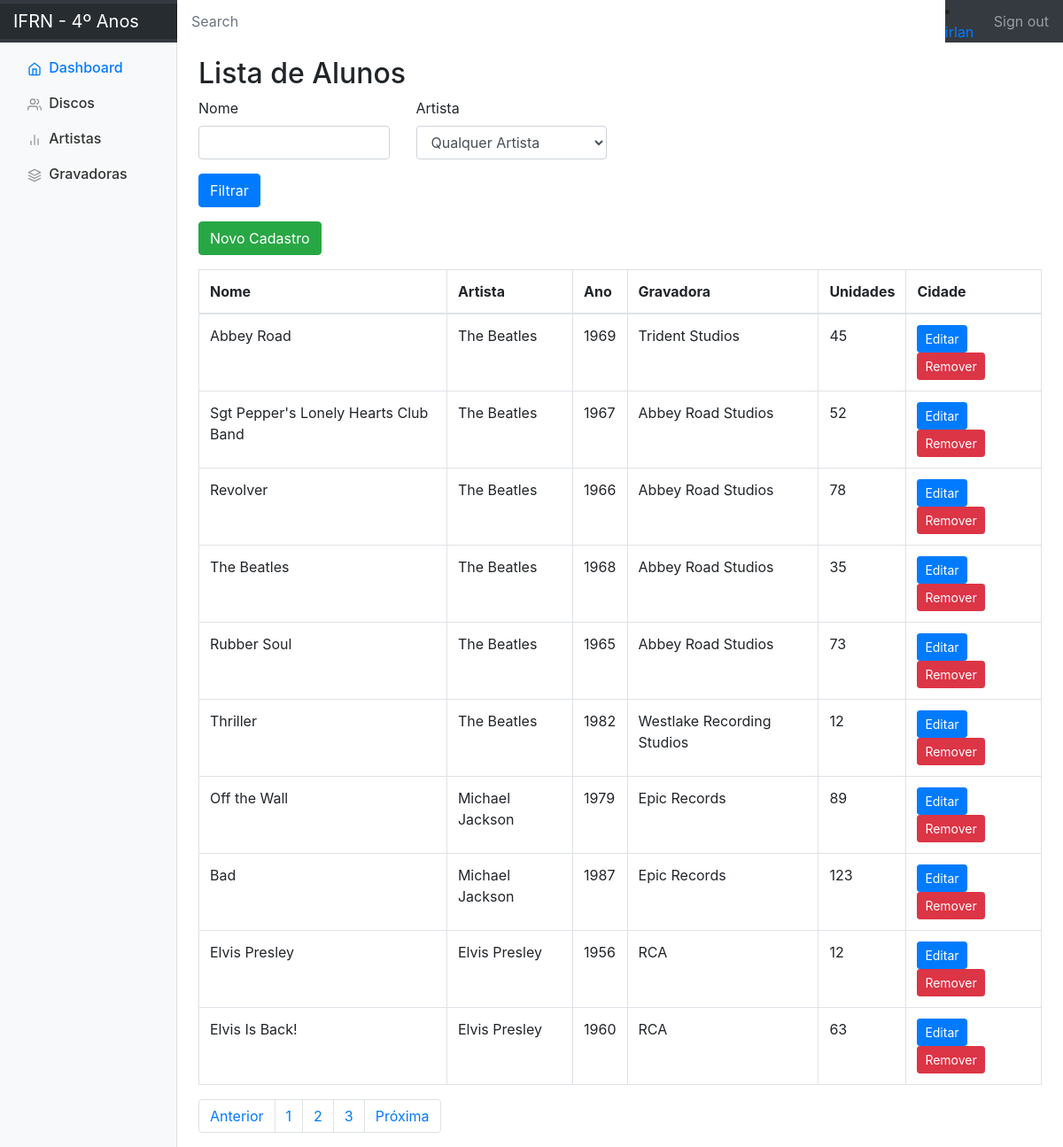
The app's page / (signed in) with its own data.
### apps/disco/models.py (models this page shows, shortened)
class Disco(models.Model):
    nome = models.CharField(max_length=150, verbose_name="Título do Disco")
    descricao = models.TextField(max_length=600, verbose_name="Descrição")
    ano = models.IntegerField()
    pais = models.CharField(max_length=150)
    genero = models.CharField(max_length=150, verbose_name="Gênero Musical")
    quantidade = models.IntegerField(verbose_name="Quantidade de Cópias")
    selo_fonografico = models.ForeignKey(Selo_Fonografico, on_delete=models.CASCADE, verbose_name="Gravadora")
    artistas = models.ManyToManyField(Artista)
    preco = models.DecimalField(max_digits=5, decimal_places=2, verbose_name="Preço")

class Artista(models.Model):
    nome = models.CharField(max_length=150)
    def __str__(self):
        return self.nome

class Selo_Fonografico(models.Model):
    nome = models.CharField(max_length=150)
    def __str__(self):
        return self.nome

### apps/disco/views.py (the view)
# urls.py: path("", views.index, name="index"),
@login_required(login_url="accounts/login")
def index(request):
    user = authenticate(request=request)
    artistas = Artista.objects.all()
    discos = Disco.objects.all()
    nome_disco = request.GET.get('nome')
    nome_artista = request.GET.get('artista')
    pagina = request.GET.get('pagina')
    if (nome_artista != None and nome_artista != ''):
        discos = discos.filter(artistas__nome__icontains=nome_artista)
    if (nome_disco != None and nome_disco != ''):
        discos = discos.filter(nome__icontains=nome_disco)
    paginator = Paginator(discos, 10)
    if (pagina != None and pagina != ''):
        page_obj = paginator.page(pagina)
        pagina_atual = pagina
    else:
        page_obj = paginator.page(1)
        pagina_atual = 1
    num_pages = paginator.num_pages
    lista_paginas = []
    for i in range(0, num_pages):
        lista_paginas.append(i + 1)
    context = {'discos': page_obj, 'artistas': artistas,
               'lista_paginas': lista_paginas, 'pagina_atual': pagina_atual,
               'has_next': page_obj.has_next(), 'proxima_pagina': int(pagina_atual) + 1,
               'pagina_anterior': int(pagina_atual) - 1, 'username': request.user.username}
    return render(request, "disco/discos.html", context)

### apps/disco/templates/disco/discos.html (shortened to what this page needs)
{% extends 'base.html' %}
{% block center %}
  <h2>Lista de Alunos</h2>
  <form method="GET">
    <div class="row">
      <div class="col-md-3">
        <div class="mb-3">
          <label for="" class="form-label">Nome</label>
          <input type="text" class="form-control" id="nome" name="nome" />
        </div>
      </div>
      <div class="col-md-3">
        <div class="mb-3">
          <label for="" class="form-label">Artista</label>
          <select class="form-control" id="artista" name="artista">
            <option value="">Qualquer Artista</option>
          </select>
        </div>
      </div>
    </div>
    <div>
      <button type="submit" class="btn btn-primary mb-3">Filtrar</button>
    </div>
  </form>
  <a href="{% url 'create_disco' %}" class="btn btn-success mb-3">Novo Cadastro</a>
  <table class="table table-bordered">
    <thead>
      <tr>
        <th>Nome</th>
        <th>Artista</th>
        <th>Ano</th>
        <th>Gravadora</th>
        <th>Unidades</th>
        <th>Cidade</th>
      </tr>
    </thead>
    <tbody>
      {% for obj in discos %}
        <tr>
          <td>{{ obj.nome }}</td>
          <td>
            {% for artista in obj.artistas.all %}
              {% if not forloop.last %}
                {{ artista }},
              {% else %}
                {{ artista }}
              {% endif %}
            {% endfor %}
          </td>
          <td>{{ obj.ano }}</td>
          <td>{{ obj.selo_fonografico }}</td>
          <td>{{ obj.quantidade }}</td>
          <td>
            <a href="{% url 'edit_disco' obj.pk %}" class="btn btn-primary btn-sm">Editar</a>
            <a href="{% url 'delete_disco' obj.pk %}" class="btn btn-danger btn-sm">Remover</a>
          </td>
        </tr>
      {% endfor %}
    </tbody>
  </table>
  <nav aria-label="Page navigation example">
    <ul class="pagination">
      {% if pagina_atual != '1' %}
        <li class="page-item">
          <a class="page-link" href="?pagina={{pagina_anterior}}">Anterior</a>
        </li>
      {% endif %}
      {% for pagina in lista_paginas %}
        <li class="page-item">
          <a class="page-link" href="#">{{pagina}}</a>
        </li>
      {% endfor %}
      {% if has_next %}
        <li class="page-item">
          <a class="page-link" href="?pagina={{proxima_pagina}}">Próxima</a>
        </li>
      {% endif %}
    </ul>
  </nav>
{% endblock %}

### templates/base.html (shortened to what this page needs)
{% load static %}
<!DOCTYPE html>
<html lang="en">
<head>
    <link href="{% static 'css/dashboard.css' %}" rel="stylesheet">
    <link rel="stylesheet" href="https://getbootstrap.com/docs/4.0/dist/css/bootstrap.min.css"
>
</head>
<body>
<nav class="navbar navbar-dark sticky-top bg-dark flex-md-nowrap p-0">
    <a class="navbar-brand col-sm-3 col-md-2 mr-0" href="#">IFRN - 4º Anos</a>
    <input class="form-control form-control-dark w-100" type="text" placeholder="Search" aria-label="Search">
    <li>
        <a href="#">{{username}}</a>
    </li>
    <ul class="navbar-nav px-3">
        <li class="nav-item text-nowrap">
            <a class="nav-link" href="/logout">Sign out</a>
        </li>
    </ul>
</nav>
<div class="container-fluid">
    <div class="row">
        <nav class="col-md-2 d-none d-md-block bg-light sidebar">
            <div class="sidebar-sticky">
                <ul class="nav flex-column">
                    <li class="nav-item">
                        <a class="nav-link active" href="{% url 'dashboard' %}">
                            Dashboard <span class="sr-only">(current)</span>
                        </a>
                    </li>
                    <li class="nav-item">
                        <a class="nav-link" href="{% url 'index' %}">
                            Discos
                        </a>
                    </li>
                    <li class="nav-item">
                        <a class="nav-link" href="#">
                            Artistas
                        </a>
                    </li>
                    <li class="nav-item">
                        <a class="nav-link" href="#">
                            Gravadoras
                        </a>
                    </li>
                </ul>
            </div>
        </nav>
        <main role="main" class="col-md-9 ml-sm-auto col-lg-10 pt-3 px-4">
            {% block center %}
            {% endblock %}
        </main>
    </div>
</div>
</body>
</html>

### static/css/dashboard.css (style rules this page uses)
body { font-size: .875rem; }
.feather { width: 16px; height: 16px; vertical-align: text-bottom; }
.sidebar { position: fixed; top: 0; bottom: 0; left: 0; z-index: 100; padding: 0; box-shadow: inset -1px 0 0 rgba(0, 0, 0, .1); }
.sidebar-sticky { position: -webkit-sticky; position: sticky; top: 48px; height: calc(100vh - 48px); padding-top: .5rem; overflow-x: hidden; overflow-y: auto; }
.sidebar .nav-link { font-weight: 500; color: #333; }
.sidebar .nav-link .feather { margin-right: 4px; color: #999; }
.sidebar .nav-link.active { color: #007bff; }
.sidebar .nav-link:hover .feather, .sidebar .nav-link.active .feather { color: inherit; }
.navbar-brand { padding-top: .75rem; padding-bottom: .75rem; font-size: 1rem; background-color: rgba(0, 0, 0, .25); box-shadow: inset -1px 0 0 rgba(0, 0, 0, .25); }
.navbar .form-control { padding: .75rem 1rem; border-width: 0; border-radius: 0; }
.form-control-dark { color: #fff; background-color: rgba(255, 255, 255, .1); border-color: rgba(255, 255, 255, .1); }

### records on screen
Disco: nome "Abbey Road", ano "1969", selo_fonografico "Trident Studios", quantidade "45"
Artista: nome "The Beatles"
Disco: nome "Sgt Pepper's Lonely Hearts Club Band", ano "1967", selo_fonografico "Abbey Road Studios", quantidade "52"
Disco: nome "Revolver", ano "1966", selo_fonografico "Abbey Road Studios", quantidade "78"
Disco: nome "The Beatles", ano "1968", selo_fonografico "Abbey Road Studios", quantidade "35"
Disco: nome "Rubber Soul", ano "1965", selo_fonografico "Abbey Road Studios", quantidade "73"
Disco: nome "Thriller", ano "1982", selo_fonografico "Westlake Recording Studios", quantidade "12"
Disco: nome "Off the Wall", ano "1979", selo_fonografico "Epic Records", quantidade "89"
Artista: nome "Michael Jackson"
Disco: nome "Bad", ano "1987", selo_fonografico "Epic Records", quantidade "123"
Disco: nome "Elvis Presley", ano "1956", selo_fonografico "RCA", quantidade "12"
Artista: nome "Elvis Presley"
Disco: nome "Elvis Is Back!", ano "1960", selo_fonografico "RCA", quantidade "63"

### other values on screen
{{ username }} "irlan"
{{ pagina }} "1" "2" "3"
